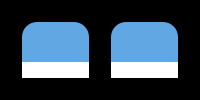
                     <widget class="QFrame" name="graph_panel">
                      <property name="styleSheet">
                       <string notr="true">background-color:black
</string>
                      </property>
                      <property name="frameShape">
                       <enum>QFrame::StyledPanel</enum>
                      </property>
                      <property name="frameShadow">
                       <enum>QFrame::Raised</enum>
                      </property>
                      <layout class="QHBoxLayout" name="horizontalLayout_27">
                       <property name="spacing">
                        <number>0</number>
                       </property>
                       <property name="leftMargin">
                        <number>20</number>
                       </property>
                       <property name="topMargin">
                        <number>20</number>
                       </property>
                       <property name="rightMargin">
                        <number>20</number>
                       </property>
                       <property name="bottomMargin">
                        <number>20</number>
                       </property>
                       <item>
                        <widget class="QFrame" name="frame_226">
                         <property name="styleSheet">
                          <string notr="true">border-right:1px solid white;</string>
                         </property>
                         <property name="frameShape">
                          <enum>QFrame::StyledPanel</enum>
                         </property>
                         <property name="frameShadow">
                          <enum>QFrame::Raised</enum>
                         </property>
                         <layout class="QVBoxLayout" name="verticalLayout_48" stretch="0,0">
                          <property name="spacing">
                           <number>0</number>
                          </property>
                          <property name="leftMargin">
                           <number>0</number>
                          </property>
                          <property name="topMargin">
                           <number>0</number>
                          </property>
                          <property name="rightMargin">
                           <number>10</number>
                          </property>
                          <property name="bottomMargin">
                           <number>0</number>
                          </property>
                          <item>
                           <widget class="QFrame" name="altitude_7">
                            <property name="styleSheet">
                             <string notr="true">border-top-right-radius:15px;
border-top-left-radius:15px;
background-color:rgb(96, 167, 228);
border-right:0px;</string>
                            </property>
                            <property name="frameShape">
                             <enum>QFrame::StyledPanel</enum>
                            </property>
                            <property name="frameShadow">
                             <enum>QFrame::Raised</enum>
                            </property>
                            <layout class="QVBoxLayout" name="verticalLayout_110">
                             <property name="leftMargin">
                              <number>0</number>
                             </property>
                             <property name="bottomMargin">
                              <number>9</number>
                             </property>
                             <item>
                              <widget class="QLabel" name="label_122">
                               <property name="font">
                                <font>
                                 <pointsize>14</pointsize>
                                 <weight>75</weight>
                                 <bold>true</bold>
                                </font>
                               </property>
                               <property name="styleSheet">
                                <string notr="true">border-right:0px;</string>
                               </property>
                               <property name="text">
                                <string/>
                               </property>
                               <property name="alignment">
                                <set>Qt::AlignCenter</set>
                               </property>
                              </widget>
                             </item>
                            </layout>
                           </widget>
                          </item>
                          <item>
                           <widget class="QStackedWidget" name="left_graph">
                            <property name="styleSheet">
                             <string notr="true">border:0px;
background:white;</string>
                            </property>
                            <property name="currentIndex">
                             <number>0</number>
                            </property>
                            <widget class="QWidget" name="page_5"/>
                            <widget class="QWidget" name="page_6"/>
                           </widget>
                          </item>
                         </layout>
                        </widget>
                       </item>
                       <item>
                        <widget class="QFrame" name="frame_59">
                         <property name="styleSheet">
                          <string notr="true">border-left:1px solid white</string>
                         </property>
                         <property name="frameShape">
                          <enum>QFrame::StyledPanel</enum>
                         </property>
                         <property name="frameShadow">
                          <enum>QFrame::Raised</enum>
                         </property>
                         <layout class="QVBoxLayout" name="verticalLayout_49" stretch="0,0">
                          <property name="spacing">
                           <number>0</number>
                          </property>
                          <property name="leftMargin">
                           <number>10</number>
                          </property>
                          <property name="topMargin">
                           <number>0</number>
                          </property>
                          <property name="rightMargin">
                           <number>0</number>
                          </property>
                          <property name="bottomMargin">
                           <number>0</number>
                          </property>
                          <item>
                           <widget class="QFrame" name="pressure">
                            <property name="styleSheet">
                             <string notr="true">border-top-right-radius:15px;
border-top-left-radius:15px;
background-color:rgb(96, 167, 228);
border:0px;

</string>
                            </property>
                            <property name="frameShape">
                             <enum>QFrame::StyledPanel</enum>
                            </property>
                            <property name="frameShadow">
                             <enum>QFrame::Raised</enum>
                            </property>
                            <layout class="QVBoxLayout" name="verticalLayout_111">
                             <item>
                              <widget class="QLabel" name="label_28">
                               <property name="font">
                                <font>
                                 <pointsize>14</pointsize>
                                 <weight>75</weight>
                                 <bold>true</bold>
                                </font>
                               </property>
                               <property name="text">
                                <string/>
                               </property>
                               <property name="alignment">
                                <set>Qt::AlignCenter</set>
                               </property>
                              </widget>
                             </item>
                            </layout>
                           </widget>
                          </item>
                          <item>
                           <widget class="QStackedWidget" name="right_graph">
                            <property name="styleSheet">
                             <string notr="true">border:0px;
background:white;</string>
                            </property>
                            <widget class="QWidget" name="page_7"/>
                            <widget class="QWidget" name="page_8"/>
                           </widget>
                          </item>
                         </layout>
                        </widget>
                       </item>
                      </layout>
                     </widget>
